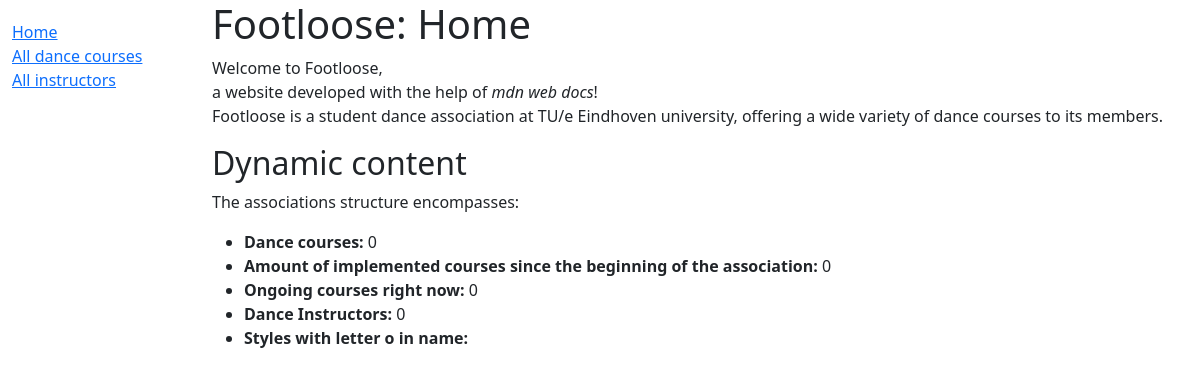
/catalog/, run on an earlier commit of the app's database.
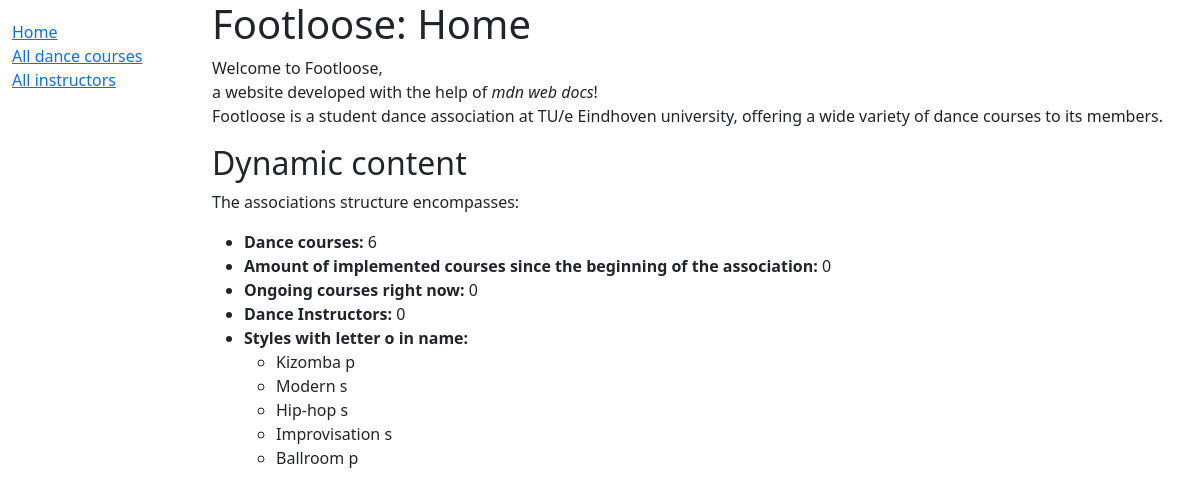
And on a later commit of the database.
### catalog/models.py (models this page shows, shortened)
class Style(models.Model):
    name = models.CharField(max_length=200, help_text='Enter a dance style (e.g. Salsa)')
    PARTNER_STRUCTURE = (
        ('s', 'solo dance'),
        ('p', 'partnered'),
    )
    partner_needed = models.CharField(
        max_length=1,
        choices=PARTNER_STRUCTURE,
        blank=True,
        default='p',
        help_text='enter whether this is a pair dance with partner (e.g. Ballroom) or a solo dance (e.g. Hip hop)',
    )

### catalog/views.py (the view)
# urls.py: path('', views.index, name='index'),
def index(request):
    num_Dance_courses = Dance_course.objects.all().count()
    num_Dance_course_instances = Dance_course_instance.objects.all().count()
    num_instances_ongoing = Dance_course_instance.objects.filter(running__exact='o').count()
    num_instructors = Instructor.objects.count()
    num_styles_with_letter = Style.objects.filter(name__icontains = 'o')
    context = {
        'num_Dance_courses': num_Dance_courses,
        'num_Dance_course_instances': num_Dance_course_instances,
        'num_instances_ongoing': num_instances_ongoing,
        'num_instructors': num_instructors,
        'num_styles_with_letter' : num_styles_with_letter
    }
    return render(request, 'index.html', context=context)

### catalog/templates/index.html (shortened to what this page needs)
{% extends "base_generic.html" %}
{% block content %}
  <h1>Footloose: Home</h1>
  <p>
    Welcome to Footloose, <br> a website developed with the help of
    <em>mdn web docs</em>! <br> Footloose is a student dance association at TU/e Eindhoven university,
    offering a wide variety of dance courses to its members.
  </p>
  <h2>Dynamic content</h2>
  <p>The associations structure encompasses:</p>
  <ul>
    <li><strong>Dance courses:</strong> {{ num_Dance_courses }}</li>
    <li><strong>Amount of implemented courses since the beginning of the association:</strong> {{ num_Dance_course_instances }}</li>
    <li><strong>Ongoing courses right now:</strong> {{ num_instances_ongoing }}</li>
    <li><strong>Dance Instructors:</strong> {{ num_instructors }}</li>
    <li><strong>Styles with letter o in name:</strong>
        <ul>
        {% for style in num_styles_with_letter %}
            <li>
              {{ style.name }}
              {{style.partner_needed}}
            </li>
            {% endfor %}
        </ul>
  </ul>
{% endblock %}

### catalog/templates/base_generic.html (shortened to what this page needs)
<!DOCTYPE html>
<html lang="en">
  <head>
    <link
      href="https://cdn.jsdelivr.net/npm/bootstrap@5.1.3/dist/css/bootstrap.min.css"
      rel="stylesheet"
 />
    {% load static %}
    <link rel="stylesheet" href="{% static 'css/styles.css' %}" />
  </head>
  <body>
    <div class="container-fluid">
      <div class="row">
        <div class="col-sm-2">
          {% block sidebar %}
            <ul class="sidebar-nav">
              <li><a href="{% url 'index' %}">Home</a></li>
              <li><a href="{% url 'dance_course_list' %}">All dance courses</a></li>
              <li><a href="{% url 'instructor_list' %}">All instructors</a></li>
            </ul>
          {% endblock %}
        </div>
        <div class="col-sm-10 ">
    {% block content %}{% endblock %}
</div>
      </div>
    </div>
  </body>
</html>

### catalog/static/css/styles.css (style rules this page uses)
.sidebar-nav { margin-top: 20px; padding: 0; list-style: none; }

What changed in the data, as far as the page shows it:
added Style: name "Kizomba", partner_needed "p"
added Style: name "Modern", partner_needed "s"
added Style: name "Hip-hop", partner_needed "s"
added Style: name "Improvisation", partner_needed "s"
added Style: name "Ballroom", partner_needed "p"
Also different on the page:
{{ num_Dance_courses }}: "0" → "6"
